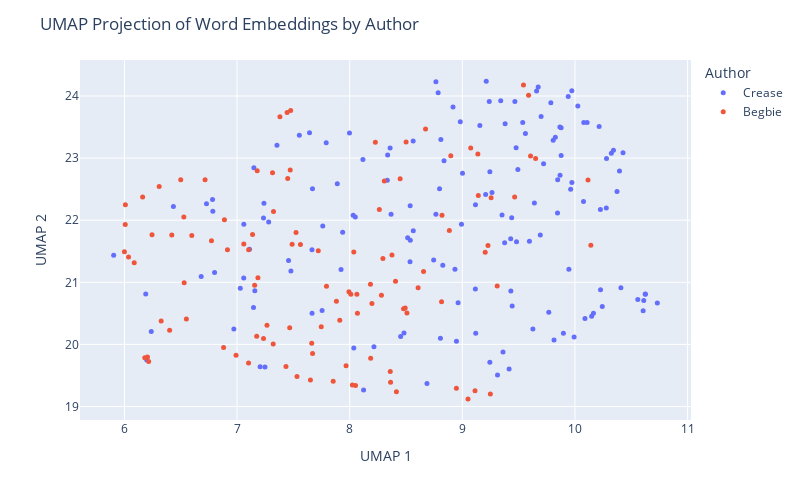

Notebook source saved alongside this figure:
### Code cell
# plot using plotly to further explore
import plotly.express as px
import textwrap

def wrap_text(text, width=60):
    return '<br>'.join(textwrap.wrap(text, width=width))

umap_df = pd.DataFrame(proj, columns=['UMAP 1', 'UMAP 2'])
umap_df['Author'] = labels
umap_df['Text'] = [snip for auth in judge_snippets for snip in judge_snippets[auth]]
umap_df['Text'] = umap_df['Text'].apply(lambda t: wrap_text(t, width=50))

fig = px.scatter(umap_df, x='UMAP 1', y='UMAP 2', 
                 color='Author', hover_data=['Text'], 
                 width=800, height=500 )
fig.update_traces(marker=dict(size=5))
fig.update_layout(title='UMAP Projection of Word Embeddings by Author')
fig.show()

### Figure 1 — Plotly figure (JSON) as saved in the notebook; plotly's stock layout.template omitted (floating-point values rounded to 4 significant figures; data arrays with more than 128 entries replaced by an {"elided": "..."} marker saying what was removed)
{"data": [{"customdata": {"elided": "151x1 str values"}, "hovertemplate": "Author=Crease<br>UMAP 1=%{x}<br>UMAP 2=%{y}<br>Text=%{customdata[0]}<extra></extra>", "legendgroup": "Crease", "marker": {"color": "#636efa", "size": 5, "symbol": "circle"}, "mode": "markers", "name": "Crease", "orientation": "v", "showlegend": true, "type": "scatter", "x": {"elided": "151 float values"}, "xaxis": "x", "y": {"elided": "151 float values"}, "yaxis": "y"}, {"customdata": [["(5) If it appears that a tax is not bona fide<br>within the purpose provided for, but is imposed<br>with the real purpose of discriminating against a<br>class, it is not within the justification of the<br>enabling statute, and, on the facts, the tax in<br>question was intended not for the purpose of<br>raising a revenue, but as a restriction on the<br>Chinese."], ["Indeed if no restriction whatever be placed on the<br>word \" other\" in that section; if the Provincial<br>Legislature can insist upon imposing licenses upon<br>everything and upon every act of life, and tax<br>each licensee at any moment they please, there<br>would be a very simple way of excluding every<br>Chinaman from the Province, by imposing a<br>universal tax, not limited to any nationality, of<br>one or two thousand dollars per annum for a<br>license to Judgment."], ["No Chinaman will shave the back of his head; no<br>true moujik will shave his chin."], ["I rather think that the auctioneers would<br>repudiate this alleged similarity of their<br>occupation to that of a Chinese washerman."], ["assing Chinamen, supposed to be the only persons<br>carrying on this industry."], ["If the object of the Provincial Statute be as<br>alleged, viz., Feb. 3.  to subject Chinamen to<br>exceptional disadvantages it is clearly<br>unconstitutional."], ["G. to the report of the recent Chinese Conmission,<br>p. 379, and by Mr. Justice CREASE in Wing Chong's<br>case, 1 B.C.R."], ["Justices FIELD, HOFFMAN, SAWYER and DEADY and<br>other Judges whom they cite, all confirm this,<br>that a State, or Provincial law imposing special<br>disabilities or unequal burdens on Chinamen is<br>unconstitutional and void."], ["Statutes were by their title and preamble<br>expressly aimed at Chinamen by name; that this<br>distinction also renders inapplicable all the<br>United States' cases cited; that this enactment is<br>quite general extending to all laundries without<br>exception and we must not look beyond the words of<br>the enactment to enquire what its object was; that<br>there is in fact one laundry in Victoria not<br>conducted by Chinamen on which the tax will fall<br>with equal force so that it is impossible to say<br>that Chinamen are hereby exclusively selected for<br>taxation; the circumstance that they are chiefly<br>affected being a mere coincidence; that the bylaw<br>only imposes $100.00 per annum, keeping far within<br>the limit of $150.00 permitted by the Statute;<br>that the tax clearly is calculated to procuring<br>additional Municipal revenue and that no other<br>object is hinted at."], ["I, for my part, cannot arrive at any other<br>conclusion than that it is specially directed<br>against Chinamen because they are Chinamen and for<br>no other Judgment."], ["The appellants' contention that the clause is<br>merely intended to hamper or expel Chinamen is<br>much strengthened by considering the amount of the<br>tax sanctioned, which is $150.00 per annum,<br>whereas the limit sanctioned by the Legislature in<br>the case of any retail shop, however extensive or<br>lucrative its business, is only $10.00 per annum."], ["The test is whether on the whole statute the<br>Legislature can fairly be held to have said : \"Let<br>us impose a tax in order to raise a revenue,<br>though perhaps it may fall on Chinamen,\" or \" let<br>us impose this tax in order to fall on Chinamen,<br>though perhaps it will raise no revenue.\""], ["When we find (1st) no other description of labour<br>taxed at all ; (2nd) this description of labour<br>practically quite abandoned to Chinamen alone ;<br>(3rd) this description of labour taxed at fifteen<br>times the rate permitted to be levied on any<br>retail shop ; (4th) that a preliminary Provincial<br>Act has declared Chinamen incapable of the<br>franchise which they formerly exercised."], ["I cannot doubt but that the tax is directed<br>against Chinamen, as such."], ["It is not competent to the Provincial Legislature,<br>or to a municipality, to deprive, generally,<br>particular nationalities or individuals of the<br>capacity to take out municipal trade licenses ; e.<br>g., a Chinaman has a right to apply for a<br>pawnbroker's license."], ["Application for a mandamus to the Corporation of<br>the City of Victoria to compel the renewal to the<br>prosecutors (Chinamen) of a pawnbroker's license."], ["It is alleged by the prosecution, and not denied,<br>that the Council have in fact ordered the<br>Collector to issue no pawnbroking license to any<br>Chinaman."], ["In the French colony of Cayenne, the Town Council<br>recently handicapped the superior capacities of<br>the Chinaman by imposing on merchants of that<br>empire an extra tax of $300 per annum, deeming it<br>also expedient to handicap English and German<br>traders by a surtax of $200 on them."], ["Chinamen in British Columbia appear to follow any<br>description of industry which may appear useful,<br>i.e., in which they can obtain employment or earn<br>their livelihood."], ["The menial businesses of washing and of splitting<br>and Chinese washer sawing stovewood are almost<br>entirely engrossed by Chinamen."], ["Every Chinaman in British Columbia has the air of<br>having worked, and of being ready to work, with<br>his hands, except a few who practice as medical<br>men and the leading commercial men."], ["Chinamen do not much trouble the hospitals."], ["I never heard of Chinamen becoming a burden on the<br>private charity of the whites."], ["I have an indistinct remembrance of having been<br>once asked to contribute to the cost of removing a<br>disabled Chinaman; I am not sure."], ["Industry, economy, sobriety, and law-abidingness<br>are exactly the four prominent qualities of<br>Chinamen as asserted both by their advocates and<br>their adversaries."], ["Lazy, drunken, extravagant, and turbulent: this<br>is, by the voices of their friends and foes,<br>exactly what a Chinaman is not."], ["If Chinamen would only be less industrious and<br>economical, if they would but occasionally get<br>drunk, they would no longer be the formidable<br>competitors with the white man which they prove to<br>be in the labor market; there would be no longer a<br>cry for their suppression."], ["But these qualities meet with no competition here;<br>and the Chinaman sees no person to take his place<br>were he to abdicate it."], ["I have heard an individual Chinaman stigmatized as<br>\"lazy ;\" but the fact was he conceived himself<br>insulted, and was sulking."], ["I cannot recall to memory that I ever saw or heard<br>of a Chinaman being drunk."], ["There is scarcely an epithet so removed from the<br>notion of a Chinaman as \"turbulent,\" though of<br>course they may be provoked to resist violence."], ["employment as domestics, their large brotherhoods,<br>necessarily impenetrably secret to the whites, and<br>the unguarded condition of our houses, the<br>pilfering by Chinamen servants is really quite<br>inconsiderable."], ["I believe that two of the white servants I have<br>had have pilfered more from me  than any twenty<br>Chinamen in Victoria ever stole from their<br>employers..  5."], ["I do not think that the feeling of the whites<br>against Chinamen has much changed; but I do not<br>recollect anything that can be called \"agitation \"<br>against them until Confederation."], ["This dislike, which otherwise might lie dormant or<br>inert, is certainly mutual; it is manifested in<br>China, we are- told, more extensively and<br>stringently than here, and without any impulse<br>there from direct competition for bread."], ["Europeans at Canton or Shanghai are not safe<br>beyond their allotted cantonments, any more than a<br>Chinaman would have been on Williams Creek twenty<br>years ago."], ["The Chinaman is in every respect the reverse of an<br>European, except that he is a man."], ["The Roumanian finds himself in company with a<br>large number of people of alien race, of feelings,<br>traditions and religion quite different from his-<br>people who do not own the same ties of fatherland<br>as he, who do not intermarry with him or his<br>kindred, and whose domestic institutions are<br>unknown and perhaps unintelligible to him."], ["Accordingly, before the close of the First<br>Parliament after Confederation, Chinamen were<br>deprived of the right of franchise, which they had<br>previously enjoyed."], ["This was on the ostensible ground that all<br>Chinamen were actuated merely by direct money<br>considerations."], ["The same distinguished writer whom I have already<br>quoted on the Judenhetze, observes, in speaking of<br>the rival programmes in the existing presidential<br>campaign in the United States: \"The Irish vote or<br>the republican working man cannot be wooed<br>successfully without attacks on the bloated<br>capitalist, on English tyranny or treachery, or on<br>the unfortunate immigrants from China.” Mutato<br>nomine."], ["There are several matters alleged against<br>Chinamen: One is the extraordinarily small space<br>into which a cluster of them will retire for rest."], ["But I have seen in a good-sized house, where there<br>was plenty of cubic space, and where each person<br>might have had a separate bunk, five or six<br>Chinamen, not lodgers but owners, sleeping in a<br>heap as above described."], ["It is common to attribute to Chinamen generally,<br>that they are infested with disgusting diseases --<br>e. g., leprosy."], ["When an orator talks of Chinese lepers, it is<br>exactly the same unmeaning abuse as when a Canton<br>periodical holds out to popular indignation the<br>foreign \"red devils.\""], ["There is no leprosy or diabolism in the case;<br>though of course a Chinaman, like any other man,<br>may be a leper."], ["The orator merely wishes to impress his audience<br>with the belief that 'he strongly objects to<br>Chinamen."], ["A Chinaman was once pointed out to me who was<br>alleged to be a leper."], ["That was the only case of skin disease I remember<br>to have noticed or heard of among Chinamen."], ["These certainly were not contracted from Chinamen."], ["The Chinese, and I believe other Asiatic nations,<br>use opium extensively."], ["The enormous consumption which this implies does<br>not appear to prevent Chinamen from being the most<br>prolific race, the most indefatigable laborers,<br>and the keenest traders in the world."], ["If any Chinamen here abuse the drug by over-<br>indulgence, they must hide themselves, or at all<br>events they have entirely escaped my observation."], ["If their example persuades any white people to<br>similar over-indulgence, of which I am equally<br>ignorant, these must be a very degraded class-<br>weaker and more degraded than the Chinaman whose<br>expulsion is demanded."], ["Opium, as generally used here, is probably as<br>harmless as tobacco, which is also extensively<br>used in British Columbia by Chinamen."], ["All the evils arising from opium in British<br>Columbia in a year do not, probably, equal the<br>damage, trouble and expense occasioned to<br>individuals and to the state by whiskey in a<br>single month, or perhaps in some single night, As<br>already observed, I do not remember ever to have<br>seen a drunken Chinaman; and the argument against<br>Chinamen founded on opium appears to be analogous<br>to the comparison of the mote and the beam."], ["It is alleged that not only the aggregation of<br>Chinamen in their dwellings is a source of danger<br>to the public health, but that their habits are<br>filthy."], ["There are of course dirty Chinamen."], ["Any family in British Columbia will, at once,<br>without any enquiry as to his cleanliness, admit<br>the first Chinaman who offers as a cook-where a<br>cook is wanted; and really it may be said that no<br>washing is given out to people of any other<br>nation."], ["Whether the presence of Chinamen is any longer<br>desirable in British Colombia, is to a certain<br>extent a matter of opinion."], ["That Chinamen are very large till within a year,<br>mainly, employed in all the laborious parts of our<br>coal mines ; 2nd."], ["I do not see how people would get on here at all<br>without Chinamen."], ["If Chinamen were expelled, employers of labor<br>would probably have to leave the province; and<br>when they were gone, where would the employed be?"], ["There are supposed to be in California more than<br>120,000 Chinamen."], ["It is probable that in that state, as in British<br>Columbia, a good deal more than half the manual<br>labor is performed by Chinamen."], ["Within a radius of two miles there are at this<br>time no less than 500 Chinamen engaged in<br>gathering the hop crop."], ["For a field of twenty-five or thirty acres about<br>100 Chinamen are employed."], ["The Chinamen work by contract, and they rush from<br>morning till night, seeming never to tire."], ["As soon as a box is filled a loud yell informs the<br>foreman, who brings a sack, into which the box is<br>emptied, and the Chinamen are given a check."], ["Two Chinamen can pick from two to three boxes in a<br>day, and as they receive $1.50 per box it will be<br>seen that they are earning white men's wages."], ["Last year they only received $1.25, but help at<br>this time is scarce and the China bosses had only<br>to demand the raise and get it."], ["Now the only paying industries here are the<br>canneries and shoe factories, in both of which the<br>labor is almost exclusively Chinese."], ["Owing to a very great superiority in the mineral,<br>the coal mines have paid largely, notwithstanding<br>the rates of white miners wages, unequalled<br>elsewhere; but the coal mines have hitherto<br>largely employed Chinamen also."], ["After all that I have said about Chinamen, I can<br>lay no more claim to consistency than anybody else<br>in British Columbia."], ["I have always asserted their good qualities; but I<br>have never in twenty-six years had a Chinaman in<br>my house, an expensive whim that nobody else has<br>indulged in."], ["Still, I have had my opportunities of seeing and<br>hearing, for in all that time, I do not think I<br>ever knew a family that did not employ at least<br>one Chinaman."], ["The combination which it is intended to suggest<br>would be, I suppose, that the legislature should<br>forbid such arrivals of Chinamen, and that the<br>white population should \" boycott \" those<br>remaining here; or else that the legislature<br>should decree their expulsion."], ["The normal rates of wages are five shillings for<br>Chinamen, and in Victoria eight shillings for<br>white men."], ["I cannot believe that it has; on the contrary, as<br>the presence of Chinamen has enabled some small<br>capital to be accumulated, they must have<br>augmented the wages fund in the province: i. e.,<br>the loose capital seeking to increase itself by<br>the employment of reproductive labor."], ["I do not believe that any single European in the<br>province would employ a Chinaman about any<br>undertaking if he could procure an European,<br>irrespective of wages, unless, of course, the<br>European demanded wages which precluded all profit<br>on the undertaking."], ["Chinamen are employed not so much because their<br>normal money tariff is lower than the whites and<br>yet not much lower; many Chinamen get $30, and<br>some even $35 and $40, per month-as because they<br>are, as a rule, more sober, steady, docile and<br>industrious."], ["With very few exceptions, indeed, I never met a<br>Chinaman whom I could understand, beyond the<br>commonest wants, or by whom I could feel any<br>certainty that I was understood, even for an<br>ordinary message."], ["Yet I have often feared that I should be compelled<br>to fall into the universal practice and take<br>Chinese servants into my house-which I have never<br>yet done."], ["I have never personally observed any effect by the<br>Chinese upon the morals of the white people."], ["The latter have occasionally been induced by race-<br>prejudice to indulge in acts of violence ; but it<br>would be too much to say from thence that the<br>Chinaman had corrupted his cowardly assailants."], ["One Chinaman, last year, pleaded guilty to an<br>indictment for indecent assault on two girls of<br>ten or eleven and twelve or thirteen years."], ["However that is the only case I remember in which<br>it could be alleged that a Chinaman had had any<br>evil effect upon the morals of the whites, a<br>matter upon which they can have but very little<br>influence, either for good or evil."], ["Whites who have evil communications with Chinese<br>must themselves be lamentably depraved beforehand;<br>and so, I should be disposed to say, immoral<br>Chinese are not only not more injurious, but they<br>are quite innocuous to the morals of the whites,<br>in comparison with white people of similar or<br>allied habits."], ["I have seen unmistakable prostitutes in the<br>Chinese quarter of Victoria."], ["Drunken whites, I am sorry to say, are often to be<br>seen in Victoria, by night or by day; but I do not<br>remember ever to have seen a Chinaman under the<br>influence of liquor."], ["Debauched whites sometimes frequent, I believe,<br>Chinese brothels, as they do Indian brothels."], ["I don't think serious breaches of the peace are<br>proportionately more frequent in Chinese brothels<br>than in those kept by white women."], ["Indian brothels breed the most disturbances; and<br>they are close to the Chinese quarter."], ["I have omitted to state that Chinamen here are<br>generally divided into two tribes, or clans-there<br>may be more, but I have often had my attention<br>drawn to these two-viz ."], ["When a breach of the peace occurs among Chinamen,<br>the culprits are generally Canton versus Hong<br>Kong; and when these come into court, either in<br>criminal or civil cases, it is common to allow<br>each side to have an interpreter; as well to watch<br>that the evidence is truly interpreted as also to<br>explain it to their respective clients."], ["Owing partly to this, and partly also to their<br>unintelligibility to whites, and vice versa, it is<br>usual when twenty or thirty hands are engaged, e.<br>g., at a cannery, not to make the contract with<br>each workman separately, but with some one<br>Chinaman who has learned some English, leaving him<br>to sub-contract with the men; and he being the<br>sole medium of communication between them and the<br>owner of the cannery, this arrangement, though<br>unavoidable, necessarily leaves the men a good<br>deal at the mercy of this foreman."], ["Sometimes this takes place on a much larger scale,<br>and a Chinese merchant here will contract for a<br>whole cargo of Chinamen, fresh from China, whom he<br>engages to provide with employment, and then<br>drafts them out to different employers here, for<br>roads, canneries, etc."], ["A miner who feels no shame in purchasing the<br>possession of a female for a single night for $20,<br>is scandalized when a Chinaman pays $500 for the<br>possession of a female for six months, or until<br>they disagree."], ["No disgust is felt by Europeans when parents make<br>it a sine qua non on consenting to their<br>daughters' marriage that the husband shall settle<br>ten or twenty thousand dollars upon her; but it is<br>infamous if a Chinaman purchases the consent of<br>parents or guardians for one thousand dollars."], ["The woman is a slave sold into prostitution, but<br>the Chinese themselves look upon it in a different<br>light."], ["There was a case not long ago in court, before<br>myself, on habeas corpus: A Chinese girl was<br>contracted to marry a man who had offered the<br>guardians five hundred dollars."], ["I apprehend much of what is said about Chinese<br>slavery and prostitution proceeds from imperfect<br>consideration of the difference between Christian<br>and non-Christian marriage; but I only guess this,<br>I know scarcely anything about it."], ["Another ground on which I have heard it asserted<br>that slavery is general among Chinamen here, is<br>rather, I suspect, a proof of their freedom, or<br>would be so accepted among whites."], ["I have no doubt but that compulsion is put on all<br>Chinamen, so that it is very difficult for them to<br>obtain work, if they remain outside this<br>organization."], ["It is yet further urged against the Chinese, as<br>showing their unfitness to dwell in the land, that<br>they show no respect to our laws, nor to our<br>appointed courts, but refer their differences to<br>private tribunals of their own, whose behests are<br>carried out, irrespective of their conformity with<br>our laws and are never disputed in our courts."], ["The Chinese, like most other nations with any<br>pretence to civilization, have some methods for<br>referring private disputes to arbitrators chosen<br>by the parties themselves."], ["That the awards of Chinese arbitrators are always<br>accepted without demur (if the fact be as alleged)<br>would surely be a strong evidence of the equity of<br>the award, and the good sense of the parties in<br>difference; for it is utterly untrue that Chinamen<br>ignore our courts, or treat them with any want of<br>respect."], ["Any questions as to their labor associations,<br>their clans, their marriage laws, their<br>immigration contracts, would, I fear, be in<br>general met with suspicion and answered with<br>reluctance."], ["the nature and results of trades-unions at home,<br>after every enquiry possible; how much more<br>difficult would it be to arrive at facts here,<br>where they must necessarily be shrouded behind the<br>impenetrable and irresponsible screen of a Chinese<br>interpreter?"]], "hovertemplate": "Author=Begbie<br>UMAP 1=%{x}<br>UMAP 2=%{y}<br>Text=%{customdata[0]}<extra></extra>", "legendgroup": "Begbie", "marker": {"color": "#EF553B", "size": 5, "symbol": "circle"}, "mode": "markers", "name": "Begbie", "orientation": "v", "showlegend": true, "type": "scatter", "x": [9.606, 9.651, 7.235, 7.523, 6.915, 9.588, 8.673, 9.543, 9.074, 8.448, 9.138, 9.142, 8.501, 8.307, 7.38, 7.444, 7.476, 8.228, 7.489, 8.947, 7.563, 6.181, 7.434, 7.174, 7.794, 7.882, 6.773, 7.138, 7.467, 7.532, 8.184, 8.295, 6.991, 7.266, 9.228, 6.53, 8.282, 7.185, 8.898, 8.407, 8.656, 7.06, 6.162, 8.493, 7.993, 8.197, 8.064, 7.321, 7.853, 6.215, 8.415, 7.103, 8.885, 7.156, 9.05, 8.816, 10.14, 6.205, 6.716, 7.721, 6.598, 6.401, 9.256, 6.087, 9.249, 6.037, 6.0, 6.527, 6.009, 6.007, 6.326, 9.113, 6.888, 6.881, 7.663, 7.102, 9.464, 6.245, 9.203, 7.324, 6.421, 7.67, 7.747, 8.052, 8.607, 7.45, 7.968, 8.01, 8.024, 7.651, 8.36, 8.186, 8.363, 8.069, 9.31, 6.5, 6.309, 7.179, 7.315, 8.478, 7.472, 7.912, 8.508, 6.55, 10.12, 8.037, 8.82, 8.263, 8.375], "xaxis": "x", "y": [23.03, 22.99, 20.09, 21.8, 21.53, 24.01, 23.47, 24.18, 23.16, 22.67, 23.07, 22.4, 23.26, 22.63, 23.67, 23.73, 23.77, 23.25, 21.61, 19.3, 21.61, 19.79, 19.64, 20.13, 20.93, 20.69, 21.67, 21.77, 20.27, 19.48, 20.97, 21.38, 19.83, 20.31, 21.59, 20.99, 20.79, 21.07, 23.04, 21.02, 21.17, 21.62, 22.37, 20.58, 20.85, 20.66, 20.81, 20.01, 19.41, 19.72, 19.24, 21.52, 21.83, 20.95, 19.12, 20.69, 21.59, 19.8, 22.65, 21.51, 21.75, 20.23, 22.36, 21.32, 19.2, 21.41, 21.49, 22.05, 22.25, 21.93, 20.38, 19.25, 22.01, 19.95, 20.02, 19.7, 22.37, 21.76, 21.48, 22.14, 21.76, 19.85, 20.28, 19.34, 20.91, 22.67, 19.66, 20.81, 19.35, 19.43, 19.56, 19.78, 19.39, 20.5, 20.94, 22.65, 22.54, 22.79, 22.76, 20.57, 22.81, 20.39, 20.51, 20.41, 22.65, 21.49, 22.08, 22.17, 21.44], "yaxis": "y"}], "layout": {"height": 500, "legend": {"title": {"text": "Author"}, "tracegroupgap": 0}, "margin": {"t": 60}, "title": {"text": "UMAP Projection of Word Embeddings by Author"}, "width": 800, "xaxis": {"anchor": "y", "domain": [0, 1], "title": {"text": "UMAP 1"}}, "yaxis": {"anchor": "x", "domain": [0, 1], "title": {"text": "UMAP 2"}}}}
